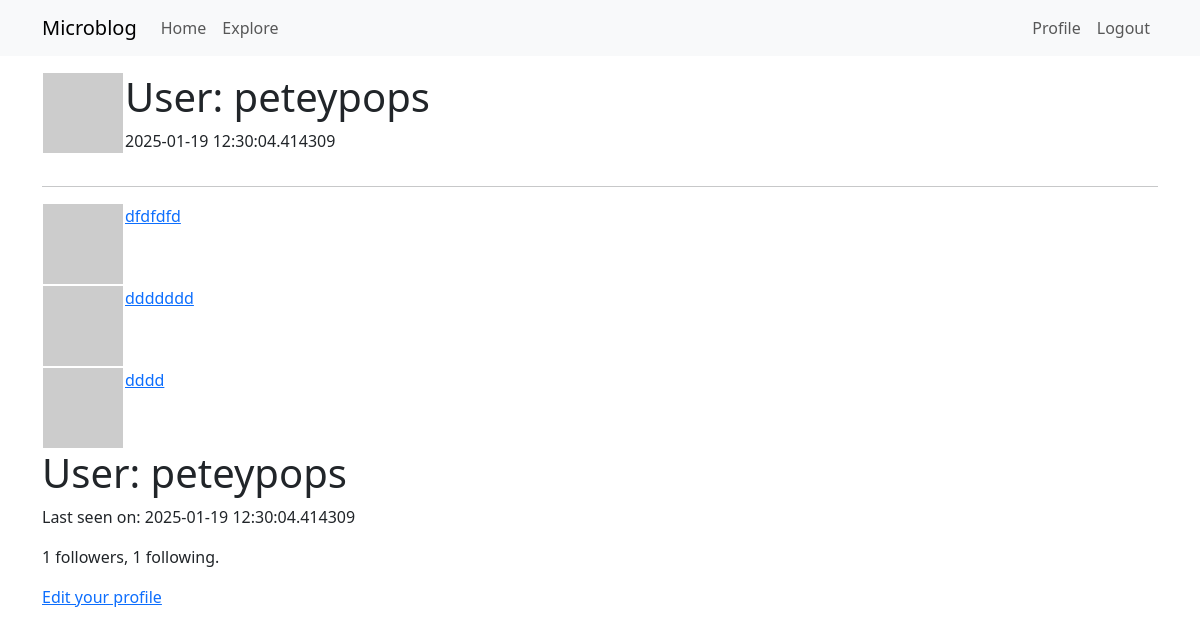
Before: /user/peteypops (signed in) with the older database file.
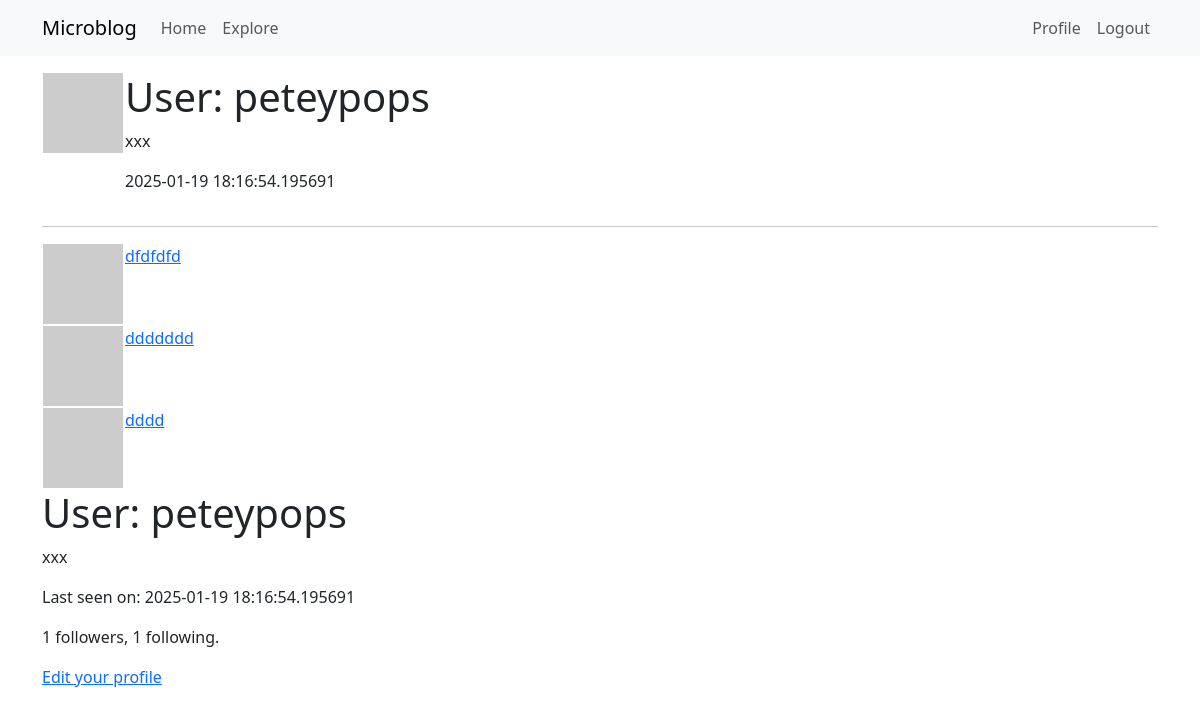
After: the same page with the newer database file.
### app/models.py (models this page shows, shortened)
class User(UserMixin, db.Model):
    id: so.Mapped[int] = so.mapped_column(primary_key=True)
    username: so.Mapped[str] = \
        so.mapped_column(sa.String(64), index=True, unique=True)
    email: so.Mapped[str] = so.mapped_column(sa.String(120),
                                             index=True, unique=True)
    password_hash: so.Mapped[Optional[str]] = so.mapped_column(sa.String(256))
    posts: so.WriteOnlyMapped['Post'] = \
        so.relationship(back_populates='author')
    about_me: so.Mapped[Optional[str]] = so.mapped_column(sa.String(140))
    last_seen: so.Mapped[Optional[datetime]] \
        = so.mapped_column(default=lambda: datetime.now(timezone.utc))
    following: so.WriteOnlyMapped['User'] = so.relationship(
        secondary=followers,
        primaryjoin=(followers.c.follower_id == id),
        secondaryjoin=(followers.c.followed_id == id),
        back_populates='followers'
    )
    followers: so.WriteOnlyMapped['User'] = so.relationship(
        secondary=followers,
        primaryjoin=(followers.c.followed_id == id),
        secondaryjoin=(followers.c.follower_id == id),
        back_populates='following'
    )
    def avatar(self, size):
        digest = md5(self.email.lower().encode('utf-8')).hexdigest()
        return f"https://www.gravatar.com/avatar/{digest}?d=identicon&s={size}"
    def followers_count(self):
        query = sa.select(sa.func.count()).select_from(
            self.followers.select().subquery())
        return db.session.scalar(query)
    def following_count(self):
        query = sa.select(sa.func.count()).select_from(
            self.following.select().subquery())
        return db.session.scalar(query)

class Post(db.Model):
    id: so.Mapped[int] = so.mapped_column(primary_key=True)
    body: so.Mapped[str] = so.mapped_column(sa.String(140))
    timestamp: so.Mapped[datetime] = so.mapped_column(
        index=True, default=lambda: datetime.now(timezone.utc))
    user_id: so.Mapped[int] = so.mapped_column(sa.ForeignKey(User.id),
                                               index=True)
    author: so.Mapped[User] = so.relationship(back_populates='posts')

### app/routes.py (the view)
@app.route("/user/<username>")
@login_required
def user(username):
    user = db.first_or_404(sa.select(User).where(User.username == username))
    page = request.args.get('page', 1, type=int)
    query = user.posts.select().order_by(Post.timestamp.desc())
    posts = db.paginate(query, page=page,
                        per_page=app.config['POSTS_PER_PAGE'],
                        error_out=False)
    next_url = url_for('user', username=user.username, page=posts.next_num) \
        if posts.has_next else None
    prev_url = url_for('user', username=user.username, page=posts.prev_num) \
        if posts.has_prev else None
    form = EmptyForm()
    return render_template(
                            'user.html',
                            user=user,
                            posts=posts.items,
                            next_url=next_url,
                            prev_url=prev_url,
                            form=form
                        )

### app/models.py (called while the page is built)
@login.user_loader
def load_user(id):
    return db.session.get(User, int(id))

### app/routes.py (called while the page is built)
@app.before_request
def before_request():
    if current_user.is_authenticated:
        current_user.last_seen = datetime.now(timezone.utc)
        db.session.commit()

### app/templates/user.html (shortened to what this page needs)
{% extends "base.html" %}
{% block content %}
<table>
    <tr valign="top">
        <td><img src="{{ user.avatar(128)}}"></td>
        <td>
            <h1>User: {{ user.username }}</h1>
            {% if user.about_me %}
                <p>{{ user.about_me }}</p>
            {% endif %}
            {% if user.last_seen %}
                <p>{{ user.last_seen }}</p>
            {% endif %}
        </td>
    </tr>
</table>
<hr />
<table>
{% for post in posts %}
    {% include "_post.html" %}
{% endfor %}
<h1>User: {{ user.username }}</h1>
{% if user.about_me %}<p>{{ user.about_me }}</p>{% endif %}
{% if user.last_seen %}<p>Last seen on: {{ user.last_seen }}</p>{% endif %}
<p>{{ user.followers_count() }} followers, {{ user.following_count() }} following.</p>
{% if user == current_user %}
    <p><a href="{{ url_for('edit_profile') }}">Edit your profile</a></p>
{% endif %}
{% endblock content %}

### app/templates/_post.html
<table>
    <tr valign="top">
        <td><img src="{{ post.author.avatar(36) }}"></td>
        <td><a href="{{ url_for('user', username=post.author.username) }}"
            {{ post.author.username }} says:<br>{{ post.body }}</td>
    </tr>
</table>

Changed rows visible on the page:
changed User "peteypops": about_me (not shown) → "xxx"; last_seen "2025-01-19 12:30:04.414309" → "2025-01-19 18:16:54.195691"
